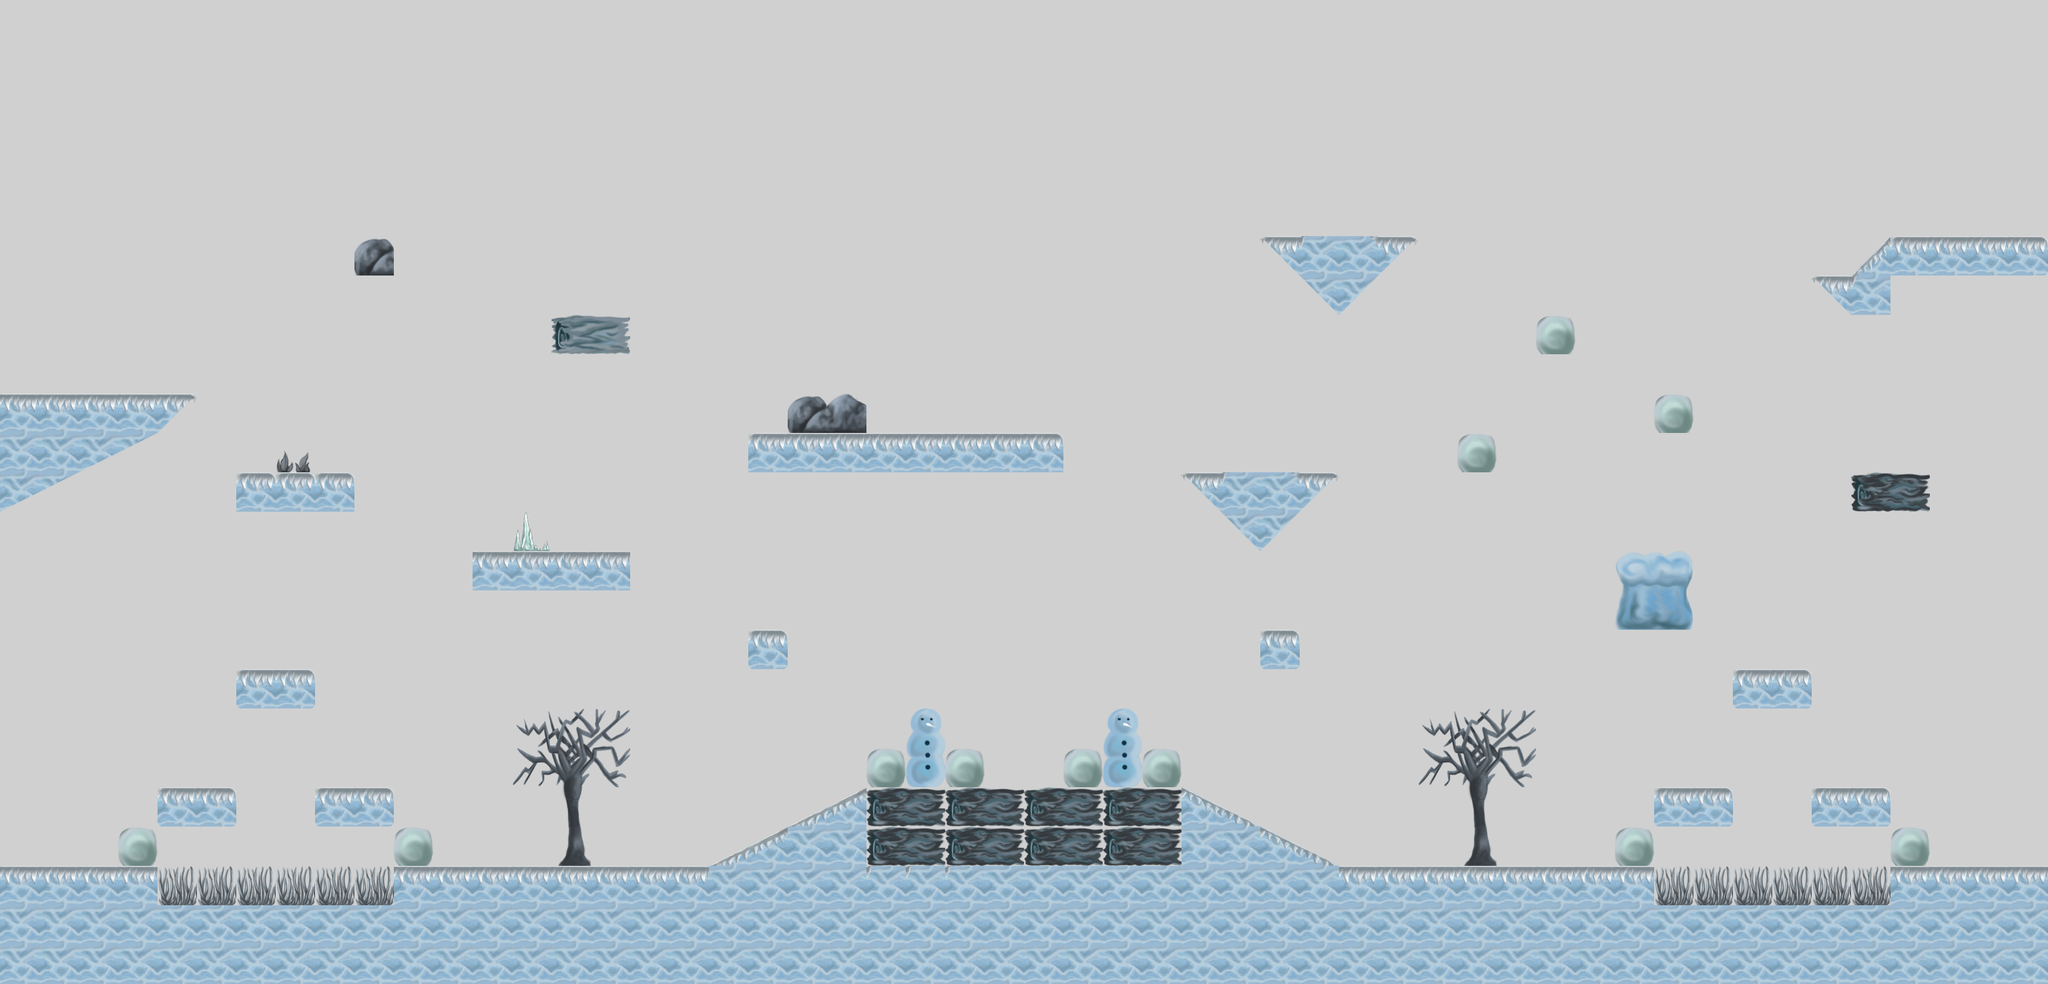

This game map was drawn from its Tiled (.tmx) file and the tilesets committed beside it. A one-line description and the trimmed map source follow:
An orthogonal 52x25 tile map with 64x64 px tiles, 2 tile layers (Background, Platforms) and 19 objects (10x Gem, 6x Enemy, Portal, StartingPoint, StartingPointPortal).

<map version="1.2" tiledversion="1.2.1" orientation="orthogonal" renderorder="right-down" width="52" height="25" tilewidth="64" tileheight="64" infinite="0" backgroundcolor="#d0d0d0" nextlayerid="26" nextobjectid="57">
 <tileset firstgid="1" name="snow" tilewidth="64" tileheight="64" tilecount="80" columns="8">
  <image source="snow.png" width="512" height="640" />
 </tileset>
 <layer id="24" name="Background" width="52" height="25">
  <data>[1300 cells, 0 non-empty, 0 distinct tile ids]</data>
 </layer>
 <layer id="25" name="Platforms" width="52" height="25">
  <data>[1300 cells, 287 non-empty, 47 distinct tile ids]</data>
 </layer>
 <objectgroup id="14" name="Gems">
  <object id="41" name="Gem" type="Gem" x="926" y="874.667">
   <point />
  </object>
  <object id="42" name="Gem" type="Gem" x="431.667" y="1040.67">
   <point />
  </object>
  <object id="43" name="Gem" type="Gem" x="1504" y="685.333">
   <point />
  </object>
  <object id="44" name="Gem" type="Gem" x="594.667" y="358.667">
   <point />
  </object>
  <object id="45" name="Gem" type="Gem" x="86.6667" y="622.667">
   <point />
  </object>
  <object id="46" name="Gem" type="Gem" x="3114.67" y="362.667">
   <point />
  </object>
  <object id="47" name="Gem" type="Gem" x="3233.33" y="1382.67">
   <point />
  </object>
  <object id="48" name="Gem" type="Gem" x="2157.67" y="359">
   <point />
  </object>
  <object id="49" name="Gem" type="Gem" x="2670.67" y="867">
   <point />
  </object>
  <object id="50" name="Gem" type="Gem" x="1646.33" y="954.333">
   <point />
  </object>
 </objectgroup>
 <objectgroup id="15" name="Enemies">
  <object id="34" name="Enemy" type="Enemy" x="1110" y="1346">
   <point />
  </object>
  <object id="36" name="Enemy" type="Enemy" x="1674" y="1250">
   <point />
  </object>
  <object id="37" name="Enemy" type="Enemy" x="1608" y="660">
   <point />
  </object>
  <object id="38" name="Enemy" type="Enemy" x="3014" y="1254">
   <point />
  </object>
  <object id="39" name="Enemy" type="Enemy" x="3262" y="348">
   <point />
  </object>
  <object id="40" name="Enemy" type="Enemy" x="190.667" y="585.333">
   <point />
  </object>
 </objectgroup>
 <objectgroup id="23" name="Portal">
  <object id="53" name="Portal" type="Portal" x="992" y="488">
   <point />
  </object>
 </objectgroup>
 <objectgroup id="12" name="Player">
  <object id="33" name="StartingPoint" type="StartingPoint" x="96" y="1374">
   <point />
  </object>
  <object id="54" name="StartingPoint" type="StartingPointPortal" x="924" y="426.667">
   <point />
  </object>
 </objectgroup>
</map>
